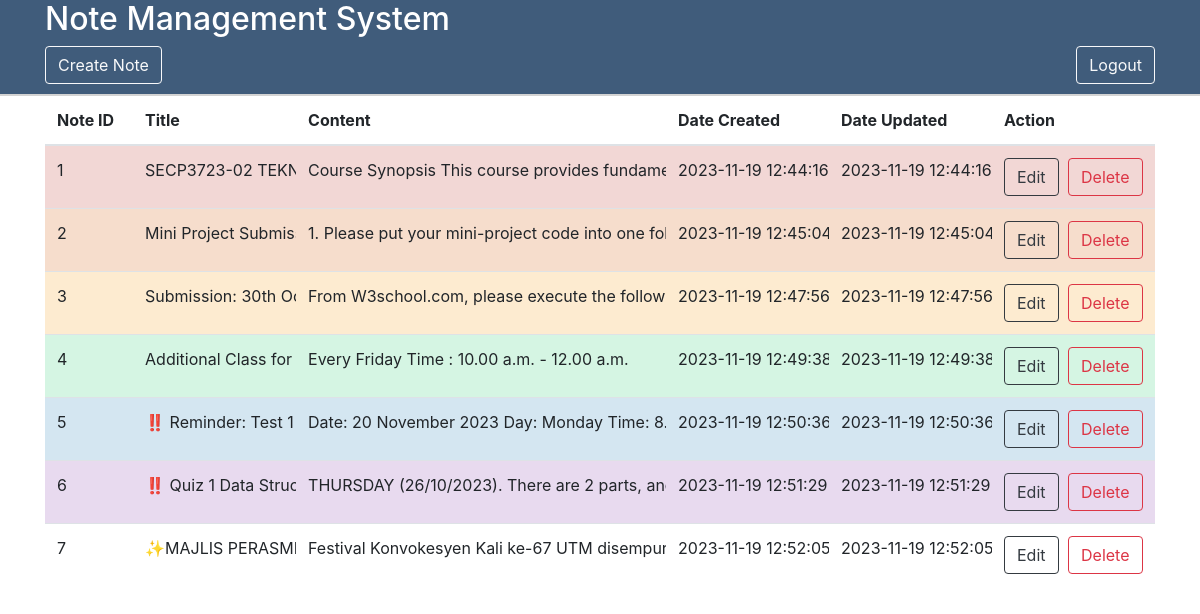
/index.php (signed in), run on the app's committed database.
### tables this page shows
CREATE TABLE `notes` (
  `id` int(11) NOT NULL,
  `title` varchar(255) NOT NULL,
  `content` text DEFAULT NULL,
  `created_at` timestamp NOT NULL DEFAULT current_timestamp(),
  `updated_at` timestamp NOT NULL DEFAULT current_timestamp() ON UPDATE current_timestamp(),
  `color` varchar(20) DEFAULT NULL
);

### read.php (the view, shortened to what this page needs)
<?php
include 'db_1.php';
$sql = "SELECT * FROM notes";
$result = $conn->query($sql);
if ($result->num_rows > 0) {
    while($row = $result->fetch_assoc()){
        echo "<tr style='background-color: " . $row["color"] . ";'>";
        echo "<td>" . $row["id"] . "</td>";
        echo "<td>" . $row["title"] . "</td>";
        $content = $row["content"];
        if (strlen($content) > 50) {
            $content = substr($content, 0, 50) . "...";
        }
        echo "<td>" . $content . "</td>";
        echo "<td>" . $row["created_at"] . "</td>";
        echo "<td>" . $row["updated_at"] . "</td>";
        echo "<td>
            <a href='update_form.php?id=" . $row["id"] . "'class='btn btn-outline-dark' style='margin-right: 5px;'>Edit</a>
            <a href='delete.php?id=" . $row["id"] . "'class='btn btn-outline-danger' style='margin-right: 5px;'>Delete</a>
            </td>";
        echo "</tr>";
    }
}
else {
    echo "No notes found.";
}
?>

### index.php (shortened to what this page needs)
<!DOCTYPE html>
<html>
<head>
    <link rel="stylesheet" href="https://stackpath.bootstrapcdn.com/bootstrap/4.5.2/css/bootstrap.min.css">
</head>
<body>
    <div class="fixed-header">
        <div class="container">
            <h2 style="color: white">Note Management System</h2>
            <a href="create_form.php" class="btn btn-outline-light">Create Note</a>
            <a href="logout.php" class="btn btn-outline-light float-right">Logout</a>
        </div>
    </div>
    <div class="container content-container">
        <table class="table" style="margin-top: 20px;">
            <thead>
                <tr>
                    <th>Note ID</th>
                    <th style="white-space: nowrap; overflow: hidden; text-overflow: ellipsis;">Title</th>
                    <th class="col-4" style="white-space: nowrap; overflow: hidden; text-overflow: ellipsis;">Content</th>
                    <th>Date Created</th>
                    <th>Date Updated</th>
                    <th>Action</th>
                </tr>
            </thead>
            <tbody>
                <?php
                include 'read.php';
                ?>
            </tbody>
        </table>
    </div>
</body>
</html>

### index.php (style rules this page uses)
th, td { max-width: 150px; overflow: hidden; white-space: nowrap; }
.container { overflow-x: auto; }
.fixed-header { position: fixed; top: 0; left: 0; right: 0; background-color: rgb(64, 92, 123); z-index: 999; border-bottom: 2px solid lightgray; padding-bottom: 10px; }
.content-container { padding-top: 75px; }

### data on the page
notes: id "1", title "SECP3723-02…", content "Course Synopsis This course provides…", created_at "2023-11-19 12:44:16", updated_at "2023-11-19 12:44:16"
notes: id "2", title "Mini Project…", content "1. Please put your mini-project code into one…", created_at "2023-11-19…", updated_at "2023-11-19…"
notes: id "3", title "Submission: 30th…", content "From W3school.com, please execute the…", created_at "2023-11-19 12:47:56", updated_at "2023-11-19 12:47:56"
notes: id "4", title "Additional Class for…", content "Every Friday Time : 10.00 a.m. - 12.00 a.m.", created_at "2023-11-19…", updated_at "2023-11-19…"
notes: id "5", title "‼️ Reminder: Test 1…", content "Date: 20 November 2023 Day: Monday Time:…", created_at "2023-11-19…", updated_at "2023-11-19…"
notes: id "6", title "‼️ Quiz 1 Data…", content "THURSDAY (26/10/2023). There are 2 parts,…", created_at "2023-11-19 12:51:29", updated_at "2023-11-19 12:51:29"
notes: id "7", title "✨MAJLIS…", content "Festival Konvokesyen Kali ke-67 UTM…", created_at "2023-11-19…", updated_at "2023-11-19…"
